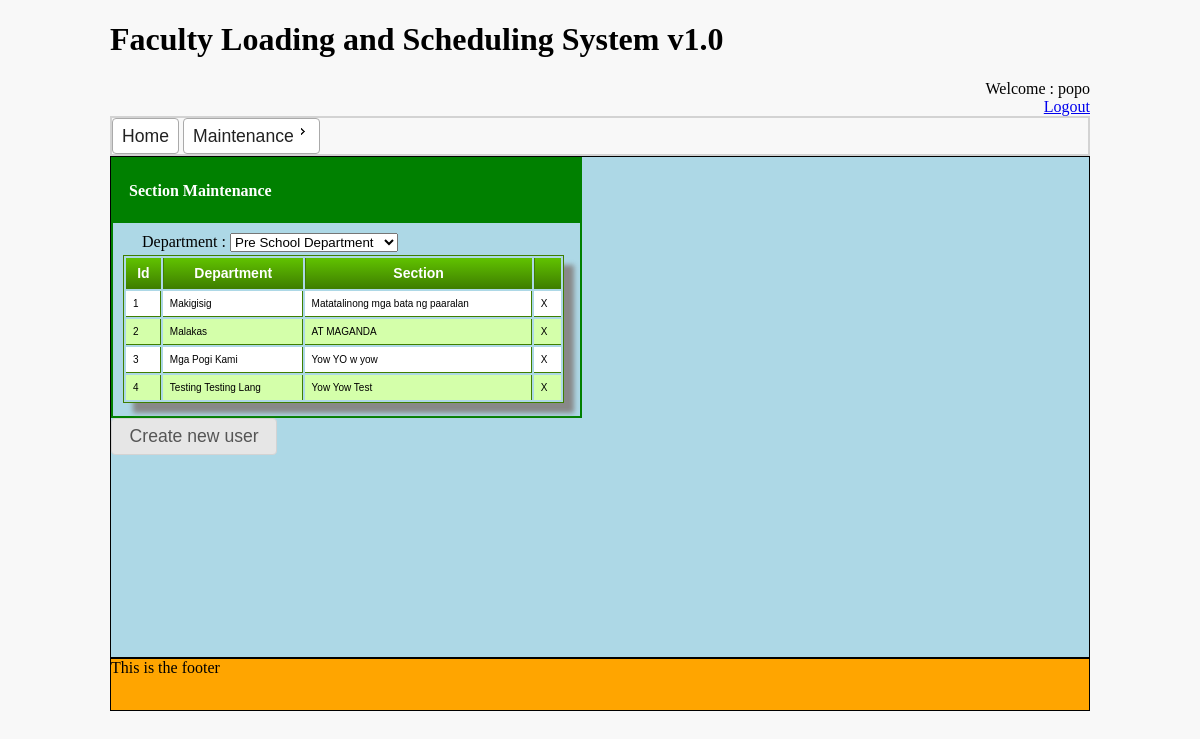
Screenshot of /index.php/Maintenance/SectionController/section (signed in) with the database file from the repository.
### tables this page shows
CREATE TABLE IF NOT EXISTS `section` (
  `id` int(11) NOT NULL AUTO_INCREMENT,
  `valid` int(255) NOT NULL,
  `name` varchar(255) NOT NULL,
  `description` varchar(255) NOT NULL,
  `department_id` int(11) NOT NULL,
  PRIMARY KEY (`id`)
);

### application/controllers/Maintenance/SectionController.php (called while the page is built, shortened)
<?php if ( ! defined('BASEPATH')) exit('No direct script access allowed');
class SectionController extends CI_Controller {
   	function section(){
   		$data['header'] = 'layout/view_header';
		$data['menu'] = 'layout/view_menu';
		$data['footer'] = 'layout/view_footer';
		$data['sectionList'] = $this->getListOfSection();
   		$this->load->view('maintenance/v_section', $data);
   }
   function getListOfSection(){
   		$this->load->model('m_crud');
   		$result = $this->m_crud->retrieveAll('section');
   		return $result;
   }
}

### index.php (called while the page is built, shortened)
<?php
require_once BASEPATH.'core/CodeIgniter.php';

### application/models/m_crud.php (called while the page is built, shortened)
<?php
class M_crud extends CI_Model{
	function retrieveAll($table){
		 $query = $this->db->select('*')->from($table)->get();
    return $query->result();
	}
}

### application/views/maintenance/v_section.php (the view, shortened to what this page needs)
 <!DOCTYPE html>
<html lang="en">
	<head>
		<link rel="stylesheet" type="text/css" href="/scheduler-app/resources/css/myStyles.css"/>
		<link rel="stylesheet" type="text/css" href="/scheduler-app/resources/css/maintenance.css"/>
		<link rel="stylesheet" type="text/css" href="/scheduler-app/resources/css/jquery-ui/jquery-ui.css">
		<link rel="stylesheet" type="text/css" href="/scheduler-app/resources/css/table/TableCSSCode.css">
	</head>
	<body>
		<div id="header">
			<div class="header_inner">
				<div><?php $this->load->view( $header ) ?></div>
				<div style="text-align:right;"><div>Welcome : <?php echo $_SESSION['fullname'] ?></div><a href="/scheduler-app/index.php/Default_Controller/logout">	 Logout</a></div>
			</div>
		</div>
		<div class="menu_bar">
				<div><?php $this->load->view( $menu ) ?></div>
		</div>
		<div class='content'>
			<div class='content_inner'>
				<div class='maintenance_header'>
					<h4>Section Maintenance</h4>
				</div>
				<form action="/scheduler-app/index.php/Default_Controller/insertValues"  method="POST" id="Data">
					<div class='maintenance'>
						<div>
							<label for='dwnDept'>Department :</label>
							<select id='dwnDept'>
								<option>Pre School Department</option>
							</select>
						</div>
						<div>
							<table id="users" class="CSSTableGenerator" style="width:441px;">
								<tbody>
									<tr class="ui-widget-header ">
										<td>Id</td>
										<td>Department</td>
										<td>Section</td>
										<td></td>
									</tr>
										<?php foreach($sectionList as $row): ?>
											<tr>
											    <td><?php echo $row->id; ?></td>
											    <td><?php echo $row->name; ?></td>
											    <td><?php echo $row->description; ?></td>
											    <td>X</td>
											 </tr>
										<?php endforeach; ?>
								</tbody>
							</table>
						</div>
					</div>
				</form>
				<button id="create-user">Create new user</button>
			</div>
		</div>
		<div class="footer">
		</div>
	</body>
</html>

### resources/css/myStyles.css (style rules this page uses)
body { background-color:#F8F8F8; width:980px; margin-left:auto; margin-right:auto; }
.footer { background-color: orange; }
.content { border:1px solid black; background-color:lightblue; min-height: 500px; }
.content_inner { border:0px solid blue; width: 45%; }

### resources/css/maintenance.css (style rules this page uses)
.maintenance { border:2px solid green; padding:10px; width:447px; }
.maintenance_header { background-color: green; border:3px solid green; height:58px; width:450px; height:58px; color:white; padding-left:15px; }
.maintenance div { border:0px solid black; margin-bottom:3px; width:275px; text-align:right; }

### resources/css/table/TableCSSCode.css (style rules this page uses)
.CSSTableGenerator { margin:0px;padding:0px; width:100%; box-shadow: 10px 10px 5px #888888; border:1px solid #3f7f00; -moz-border-radius-bottomleft:0px; -webkit-border-bottom-left-radius:0px; border-bottom-left-radius:0px; -moz-border-radius-bottomright:0px; -webkit-border-bottom-right-radius:0px; border-bottom-right-radius:0px; -moz-border-radius-topright:0px; -webkit-border-top-right-radius:0px; border-top-right-radius:0px; -moz-border-radius-topleft:0px; -webkit-border-top-left-radius:0px; border-top-left-radius:0px; }
.CSSTableGenerator tr:last-child td:last-child { -moz-border-radius-bottomright:0px; -webkit-border-bottom-right-radius:0px; border-bottom-right-radius:0px; }
.CSSTableGenerator tr:last-child td:first-child { -moz-border-radius-bottomleft:0px; -webkit-border-bottom-left-radius:0px; border-bottom-left-radius:0px; }
.CSSTableGenerator tr:nth-child(odd) { background-color:#d4ffaa; }
.CSSTableGenerator tr:nth-child(even) { background-color:#ffffff; }
.CSSTableGenerator td { vertical-align:middle; border:1px solid #3f7f00; border-width:0px 1px 1px 0px; text-align:left; padding:7px; font-size:10px; font-family:arial; font-weight:normal; color:#000000; }
.CSSTableGenerator tr:last-child td { border-width:0px 1px 0px 0px; }
.CSSTableGenerator tr td:last-child { border-width:0px 0px 1px 0px; }
.CSSTableGenerator tr:last-child td:last-child { border-width:0px 0px 0px 0px; }
.CSSTableGenerator tr:first-child td { background:-o-linear-gradient(bottom, #5fbf00 5%, #3f7f00 100%); background:-webkit-gradient( linear, left top, left bottom, color-stop(0.05, #5fbf00), color-stop(1, #3f7f00) ); background:-moz-linear-gradient( center top, #5fbf00 5%, #3f7f00 100% ); filter:progid:DXImageTransform.Microsoft.gradient(startColorstr="#5fbf00", endColorstr="#3f7f00"); background: -o-linear-gradient(top,#5fbf00,3f7f00); background-color:#5fbf00; border:0px solid #3f7f00; text-align:center; border-width:0px 0px 1px 1px; font-size:14px; font-family:arial; font-weight:bold; color:#ffffff; }
.CSSTableGenerator tr:first-child td:first-child { border-width:0px 0px 1px 0px; }
.CSSTableGenerator tr:first-child td:last-child { border-width:0px 0px 1px 1px; }

### rows the page displays
section: id "1", name "Makigisig", description "Matatalinong mga bata ng paaralan"
section: id "2", name "Malakas", description "AT MAGANDA"
section: id "3", name "Mga Pogi Kami", description "Yow YO w yow"
section: id "4", name "Testing Testing Lang", description "Yow Yow Test"

### other values shown
$_SESSION['fullname'] "popo"
